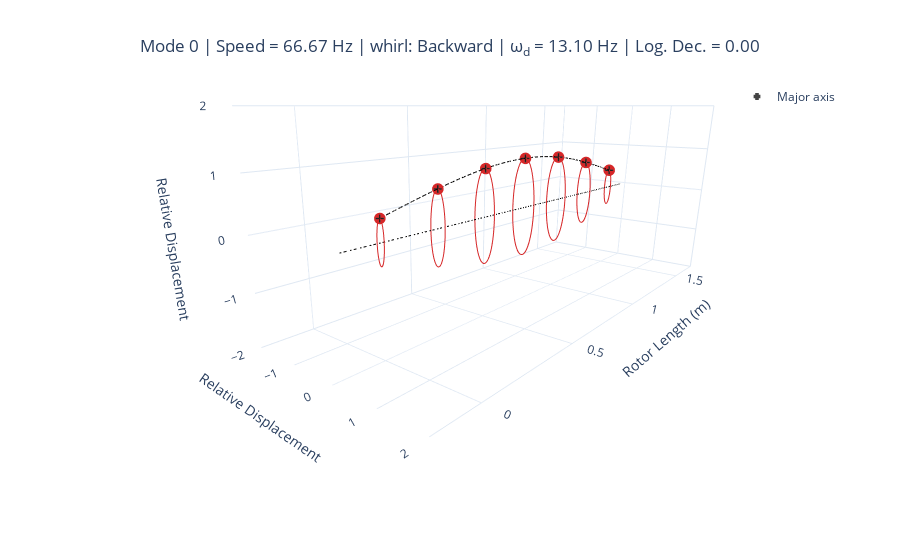
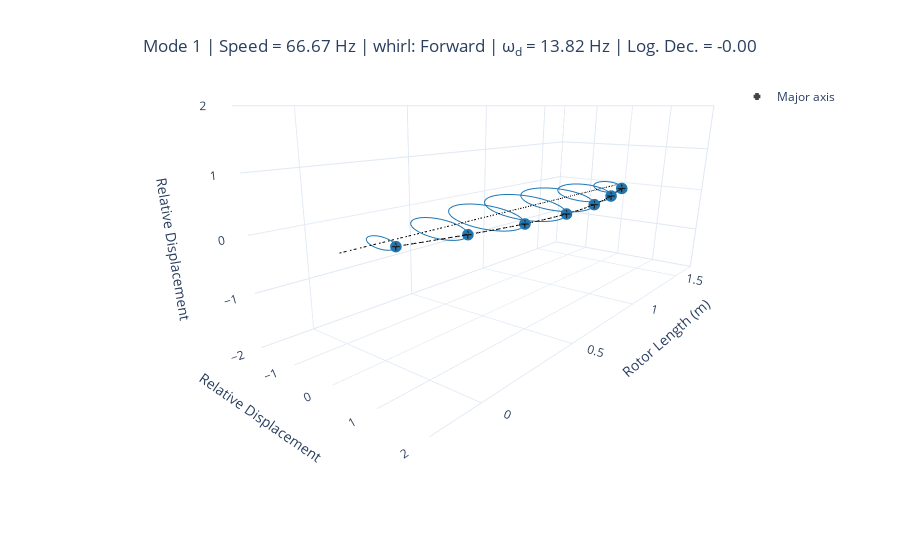
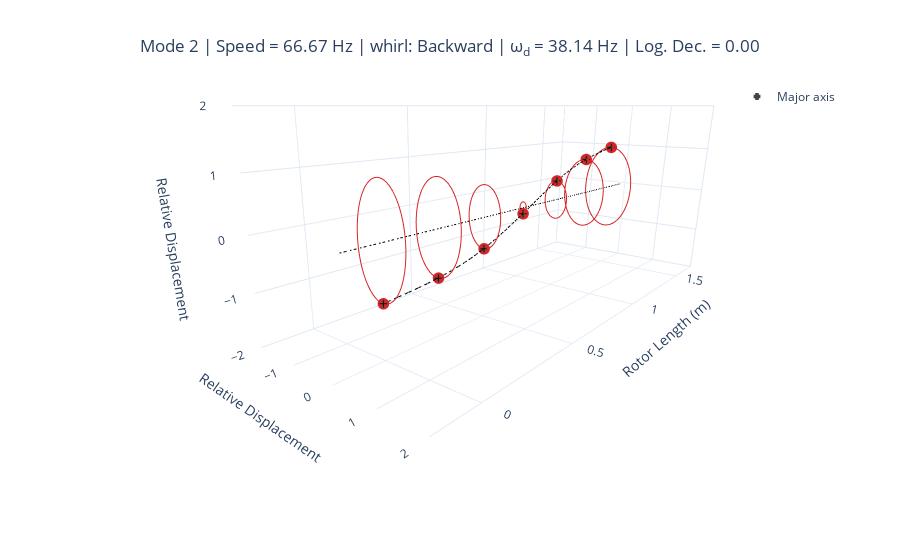
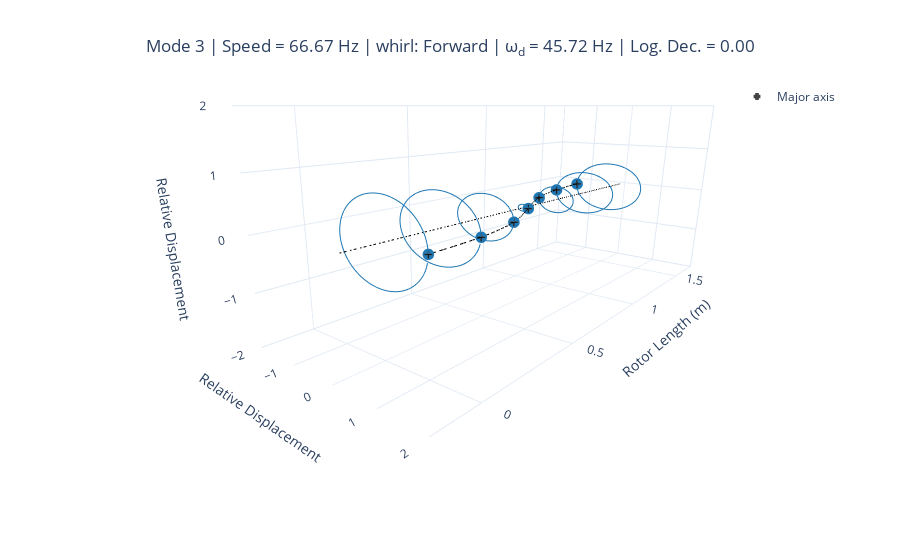

The notebook cell these images were saved under, in order:
### Code cell
for mode in range(7):
    display(modal.plot_mode_3d(mode, frequency_units="Hz"))
